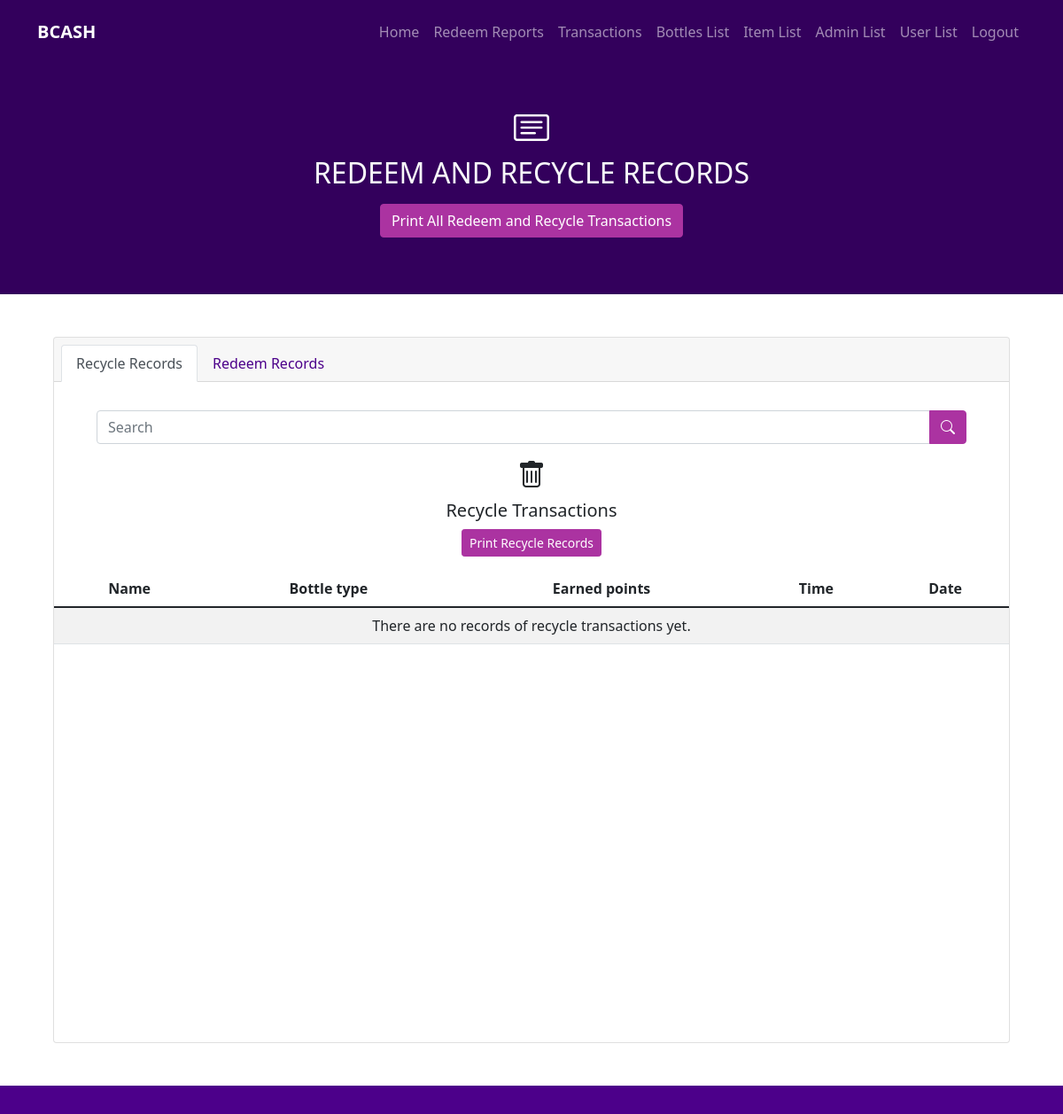
/transac_admin_recycle.php (signed in), run on an earlier commit of the app's database.
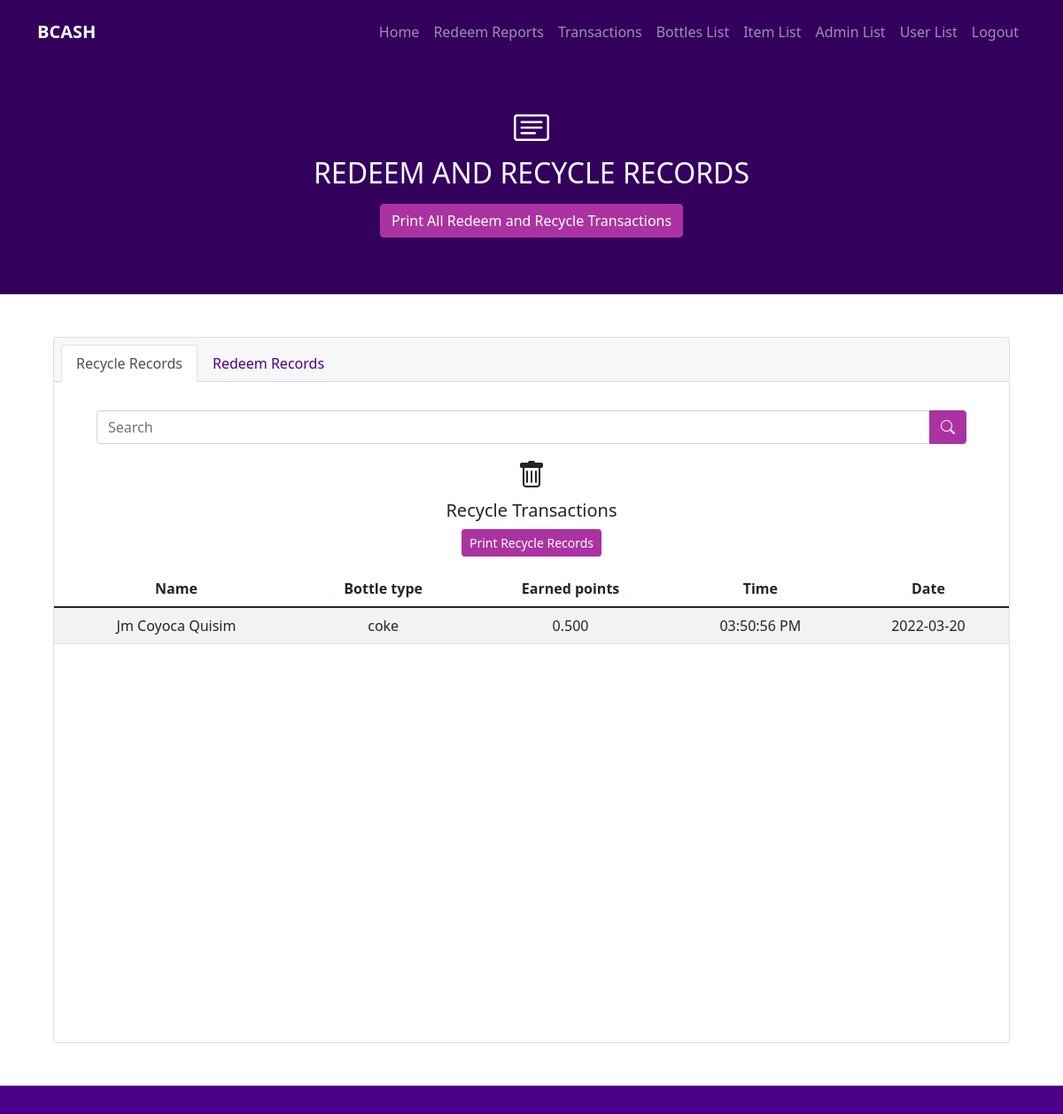
And on a later commit of the database.
### tables this page shows
CREATE TABLE `recycle_transaction` (
  `trans_id` int(50) NOT NULL,
  `acc_id` int(50) NOT NULL,
  `bottles` varchar(50) NOT NULL,
  `bottle_id` int(50) NOT NULL,
  `points_earned` decimal(50,3) NOT NULL,
  `recycle_trans_time` datetime NOT NULL,
  `day_id` int(50) NOT NULL,
  `bottle_count` int(100) NOT NULL
);

CREATE TABLE `user_login` (
  `username` varchar(25) NOT NULL,
  `acc_id` int(50) NOT NULL,
  `password` varchar(25) NOT NULL,
  `qrcode` varchar(75) NOT NULL,
  `total_points` decimal(50,3) NOT NULL,
  `total_bottles` int(50) NOT NULL,
  `lname` varchar(50) NOT NULL,
  `fname` varchar(50) NOT NULL,
  `mname` varchar(50) NOT NULL,
  `sex` varchar(50) NOT NULL,
  `age` int(10) NOT NULL,
  `email` varchar(50) NOT NULL,
  `program` varchar(50) NOT NULL,
  `year_level` varchar(50) NOT NULL,
  `mobile_num` bigint(50) NOT NULL,
  `stud_num` varchar(10) NOT NULL,
  `admin` tinyint(2) NOT NULL
);

### mydb.php (called while the page is built, shortened)
<?php
class myDb {
    private $link;
    function __construct(){
        $this->host = "localhost";
        $this->username = "root";
        $this->password = "";
        $this->database = "bcash";
        $this->link = mysqli_connect($this->host, $this->username, $this->password, $this->database);
    }
    public function get_Recycle_trans($acc_id,$admin){
        $records = array();
        if($admin == 1){
            $sql = $this->link->prepare("SELECT * FROM recycle_transaction ORDER BY recycle_trans_time DESC");
            $sql->execute();
            $result = $sql->get_result();
            if($result->num_rows > 0){
                while($row = $result->fetch_assoc()){
                    $records[] = [
                        'trans_id' => $row['trans_id'],
                        'bottles' => $row['bottles'],
                        'acc_id' => $row['acc_id'],
                        'points_earned' => $row['points_earned'],
                        'trans_time' => $row['recycle_trans_time']
                    ];
                }
            }
            else{
                $records = null;
            }
        }
        return $records;
    }
    public function get_Name($acc_id){
        $records = array();
        $sql = $this->link->prepare("SELECT fname, lname,mname FROM user_login WHERE acc_id = ?");
        $acc_id = mysqli_real_escape_string($this->link, $acc_id);
        $sql->bind_param("i", $acc_id);
        $sql->execute();
        $result = $sql->get_result();
        if($result->num_rows > 0){
            while($row = $result->fetch_assoc()){
                $records[] = [
                    'lname' => $row['lname'],
                    'mname' => $row['mname'],
                    'fname' => $row['fname']
                ];
            }
        }
        else{
            $records = null;
        }
        return $records;
    }
}

### transac_admin_recycle.php (the view, shortened to what the changed rows need)
<?php
    require "mydb.php";
    $mydb = new myDb;
    if(isset($_SESSION['qrcode']) && isset($_SESSION['total_bottles']) && isset($_SESSION['total_points']) &&
    isset($_SESSION['acc_id']) && isset($_SESSION['admin'])){
        $acc_id = $_SESSION['acc_id'];
        $admin = $_SESSION['admin'];
    }
    else{
        echo "error in collecting user data";
    }
?>
<!doctype html>
<html lang="en">
  <head>
    <link href="sass/main.css" rel="stylesheet">
    <link rel="stylesheet" href="https://cdn.jsdelivr.net/npm/bootstrap-icons@1.3.0/font/bootstrap-icons.css">
    <link rel="stylesheet" type="text/css" href="css/style.css">
  </head>
  <body>
    <section class=" bg-dark p-5">
        <div class="container text-center">
            <h2 class="text-light text-center mb-3">
                REDEEM AND RECYCLE RECORDS
            </h2>
        </div>
    </section>
    <section class="p-5">
        <div class="container">
            <div class="card text-center">
                <div class="card-body px-0">
                    <p class="card-text">
                        <div class="infocontent">
                            <div class="scroll">
                                <table class="table table-striped">
                                    <thead>
                                        <tr>
                                            <th scope="col">Name</th>
                                            <th scope="col">Bottle type</th>
                                            <th scope="col">Earned points</th>
                                            <th scope="col">Time</th>
                                            <th scope="col">Date</th>
                                        </tr>
                                    </thead>
                                    <tbody class="align-middle">
                                    <?php
                                        $redeem_records = $mydb->get_Recycle_trans($acc_id,$admin);
                                        if(isset($_POST['search_submit'])){
                                            $search = $_POST['search'];
                                            $records = $mydb->search_Recycletable($search);
                                            if(isset($records)){
                                                foreach($records as $rows){
                                                    $bottle_name = $rows['bottles'];
                                                    $points_earned = $rows['points_earned'];
                                                    $fname = $rows['fname'];
                                                    $mname = $rows['mname'];
                                                    $lname = $rows['lname'];
                                                    $fullname = ' '.$fname.' '.$mname.' '.$lname.'';
                                                    $date = date("Y-m-d",strtotime($rows['trans_time']));
                                                    $time = date("h:i:s A",strtotime($rows['trans_time']));
                                                    echo '<tr>';
                                                    echo '<td>'.$fullname.'</td>';
                                                    echo '<td>'.$bottle_name.'</td>';
                                                    echo '<td>'.$points_earned .'</td>';
                                                    echo '<td>'.$time.'</td>';
                                                    echo '<td>'.$date.'</td>';
                                                    echo '</tr>';
                                                }
                                            }
                                        }
                                        elseif(isset($redeem_records)){
                                            foreach($redeem_records as $rows){
                                                $points_earned = $rows['points_earned'];
                                                $user_id = $rows['acc_id'];
                                                $bottle_name = $rows['bottles'];
                                                $name = $mydb->get_Name($user_id);
                                                $date = date("Y-m-d",strtotime($rows['trans_time']));
                                                $time = date("h:i:s A",strtotime($rows['trans_time']));
                                                if(isset($name)){
                                                    foreach($name as $newrows){
                                                        $fname = $newrows['fname'];
                                                        $mname = $newrows['mname'];
                                                        $lname = $newrows['lname'];
                                                        $fullname = ' '.$fname.' '.$mname.' '.$lname.'';
                                                    }
                                                }
                                                echo '<tr>';
                                                echo '<td>'.$fullname.'</td>';
                                                echo '<td>'.$bottle_name.'</td>';
                                                echo '<td>'.$points_earned .'</td>';
                                                echo '<td>'.$time.'</td>';
                                                echo '<td>'.$date.'</td>';
                                                echo '</tr>';
                                            }
                                        }
                                        else{
                                            echo '<tr>';
                                            echo '<td colspan="5">There are no records of recycle transactions yet.</td>';
                                            echo '</tr>';
                                        }
                                    ?>
                                    </tbody>
                                </table>
                            </div>
                        </div>
                    </p>
                </div>
            </div>
        </div>
    </section>
  </body>
</html>

What changed in the data, as far as the page shows it:
added recycle_transaction: acc.lname "Jm Coyoca Quisim", bottles "coke", points_earned "0.500", recycle_trans_time "03:50:56 PM", recycle_trans_time "2022-03-20"
Also different on the page:
text no longer shown: "There are no records of recycle transactions yet."
